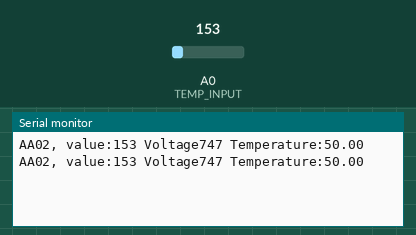
A sketch run on a simulated Arduino Uno, built with avr-gcc and run on an emulated ATmega328P. On the bench: the last lines printed to the serial monitor. The inputs (shaded band) are chosen by the test bench; at power-on: A0 (TEMP_INPUT) = 153.

Above: at 1.8 s.
1.9 s: A0 (TEMP_INPUT) set to 165
At 2.8 s:
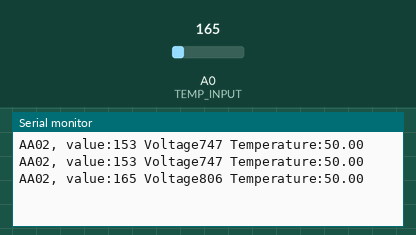
3.4 s: A0 (TEMP_INPUT) set to 175
At 4.7 s:
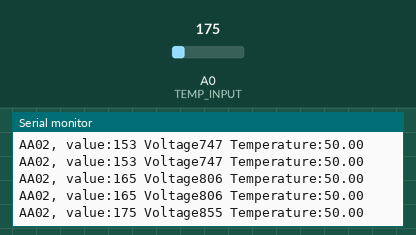
Timing chart, 0 to 6.4 s (numbered marks = the images above; inputs shaded):
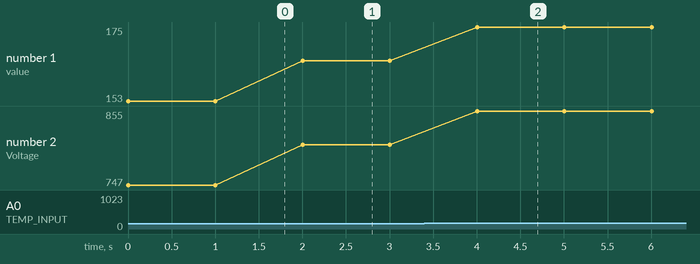

The sketch:

tmp36_start.ino
```cpp
//
// AA00, TMP36 sensor
//

#define TEMP_INPUT 0
// or  int TEMP_INPUT = 0;

void setup() {
  Serial.begin(9600);
}

void loop() {
   //getting the voltage reading from the temperature sensor
  int value = analogRead(TEMP_INPUT);
  Serial.print("AA02, value:");
  Serial.print(value);
  int voltage=5000.0*value/1023.0;
  Serial.print(" Voltage");
  Serial.print(voltage);
  float temperature = (voltage=500)/10;
  Serial.print(" Temperature:");
  Serial.println(temperature);
  delay(1000);
}
```

Measured:
- after the input at 1.9 s, the serial monitor: prints a new line after 0.10 s (image 1)
- after the input at 3.4 s, the serial monitor: prints a new line after 0.60 s (image 2)
- plotted number 1: 153 → 165 after the input at 1.9 s, 165 → 175 after the input at 3.4 s
- plotted number 2: 747 → 806 after the input at 1.9 s, 806 → 855 after the input at 3.4 s
